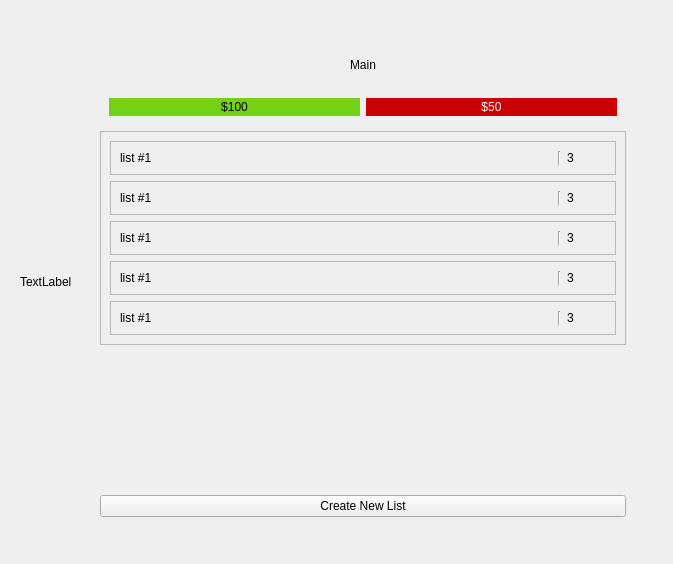
<?xml version="1.0" encoding="UTF-8"?>
<ui version="4.0">
 <class>AuthorizedWindow</class>
 <widget class="QWidget" name="AuthorizedWindow">
  <property name="geometry">
   <rect>
    <x>0</x>
    <y>0</y>
    <width>673</width>
    <height>564</height>
   </rect>
  </property>
  <property name="windowTitle">
   <string>Form</string>
  </property>
  <layout class="QGridLayout" name="gridLayout">
   <item row="0" column="0">
    <widget class="QWidget" name="widget" native="true">
     <layout class="QGridLayout" name="gridLayout_5">
      <item row="1" column="0">
       <layout class="QHBoxLayout" name="horizontalLayout_3" stretch="1,11">
        <property name="spacing">
         <number>0</number>
        </property>
        <item>
         <widget class="QWidget" name="widget_2" native="true">
          <layout class="QVBoxLayout" name="verticalLayout_3" stretch="0">
           <property name="spacing">
            <number>0</number>
           </property>
           <property name="sizeConstraint">
            <enum>QLayout::SetMinimumSize</enum>
           </property>
           <property name="leftMargin">
            <number>0</number>
           </property>
           <property name="topMargin">
            <number>0</number>
           </property>
           <property name="rightMargin">
            <number>0</number>
           </property>
           <property name="bottomMargin">
            <number>0</number>
           </property>
           <item>
            <widget class="QLabel" name="label_3">
             <property name="text">
              <string>TextLabel</string>
             </property>
            </widget>
           </item>
          </layout>
         </widget>
        </item>
        <item>
         <widget class="QStackedWidget" name="mainPageStackedWidget">
          <property name="currentIndex">
           <number>0</number>
          </property>
          <widget class="QWidget" name="mainPage">
           <layout class="QGridLayout" name="gridLayout_8">
            <item row="0" column="0">
             <widget class="QWidget" name="widget_11" native="true">
              <layout class="QVBoxLayout" name="verticalLayout_12" stretch="0">
               <item>
                <widget class="QWidget" name="widget_3" native="true">
                 <layout class="QVBoxLayout" name="verticalLayout_4" stretch="1,1,13,4,1">
                  <item>
                   <widget class="QLabel" name="tabNameMain">
                    <property name="text">
                     <string>Main</string>
                    </property>
                    <property name="alignment">
                     <set>Qt::AlignCenter</set>
                    </property>
                   </widget>
                  </item>
                  <item>
                   <widget class="QWidget" name="balanceWidget" native="true">
                    <property name="sizePolicy">
                     <sizepolicy hsizetype="Preferred" vsizetype="Minimum">
                      <horstretch>0</horstretch>
                      <verstretch>0</verstretch>
                     </sizepolicy>
                    </property>
                    <layout class="QGridLayout" name="gridLayout_4">
                     <item row="0" column="0">
                      <widget class="QLabel" name="currentBalance">
                       <property name="styleSheet">
                        <string notr="true">background-color: rgb(115, 210, 22);</string>
                       </property>
                       <property name="text">
                        <string>$100</string>
                       </property>
                       <property name="alignment">
                        <set>Qt::AlignCenter</set>
                       </property>
                      </widget>
                     </item>
                     <item row="0" column="1">
                      <widget class="QLabel" name="pendingBalance">
                       <property name="styleSheet">
                        <string notr="true">background-color: rgb(204, 0, 0);
color: rgb(255, 255, 255);</string>
                       </property>
                       <property name="text">
                        <string>$50</string>
                       </property>
                       <property name="alignment">
                        <set>Qt::AlignCenter</set>
                       </property>
                      </widget>
                     </item>
                    </layout>
                   </widget>
                  </item>
                  <item>
                   <widget class="QScrollArea" name="scrollArea">
                    <property name="sizePolicy">
                     <sizepolicy hsizetype="Expanding" vsizetype="Maximum">
                      <horstretch>0</horstretch>
                      <verstretch>0</verstretch>
                     </sizepolicy>
                    </property>
                    <property name="widgetResizable">
                     <bool>true</bool>
                    </property>
                    <widget class="QWidget" name="scrollAreaWidgetContents">
                     <property name="geometry">
                      <rect>
                       <x>0</x>
                       <y>0</y>
                       <width>512</width>
                       <height>227</height>
                      </rect>
                     </property>
                     <layout class="QVBoxLayout" name="verticalLayout_5">
                      <item>
                       <widget class="QFrame" name="frame_3">
                        <property name="frameShape">
                         <enum>QFrame::StyledPanel</enum>
                        </property>
                        <property name="frameShadow">
                         <enum>QFrame::Raised</enum>
                        </property>
                        <layout class="QHBoxLayout" name="horizontalLayout" stretch="11,0,1">
                         <item>
                          <widget class="QLabel" name="label_4">
                           <property name="text">
                            <string>list #1</string>
                           </property>
                          </widget>
                         </item>
                         <item>
                          <widget class="Line" name="line_2">
                           <property name="orientation">
                            <enum>Qt::Vertical</enum>
                           </property>
                          </widget>
                         </item>
                         <item>
                          <widget class="QLabel" name="label_5">
                           <property name="text">
                            <string>3</string>
                           </property>
                          </widget>
                         </item>
                        </layout>
                       </widget>
                      </item>
                      <item>
                       <widget class="QFrame" name="frame_4">
                        <property name="frameShape">
                         <enum>QFrame::StyledPanel</enum>
                        </property>
                        <property name="frameShadow">
                         <enum>QFrame::Raised</enum>
                        </property>
                        <layout class="QHBoxLayout" name="horizontalLayout_4" stretch="11,0,1">
                         <item>
                          <widget class="QLabel" name="label_6">
                           <property name="text">
                            <string>list #1</string>
                           </property>
                          </widget>
                         </item>
                         <item>
                          <widget class="Line" name="line_3">
                           <property name="orientation">
                            <enum>Qt::Vertical</enum>
                           </property>
                          </widget>
                         </item>
                         <item>
                          <widget class="QLabel" name="label_7">
                           <property name="text">
                            <string>3</string>
                           </property>
                          </widget>
                         </item>
                        </layout>
                       </widget>
                      </item>
                      <item>
                       <widget class="QFrame" name="frame_5">
                        <property name="frameShape">
                         <enum>QFrame::StyledPanel</enum>
                        </property>
                        <property name="frameShadow">
                         <enum>QFrame::Raised</enum>
                        </property>
                        <layout class="QHBoxLayout" name="horizontalLayout_5" stretch="11,0,1">
                         <item>
                          <widget class="QLabel" name="label_8">
                           <property name="text">
                            <string>list #1</string>
                           </property>
                          </widget>
                         </item>
                         <item>
                          <widget class="Line" name="line_4">
                           <property name="orientation">
                            <enum>Qt::Vertical</enum>
                           </property>
                          </widget>
                         </item>
                         <item>
                          <widget class="QLabel" name="label_9">
                           <property name="text">
                            <string>3</string>
                           </property>
                          </widget>
                         </item>
                        </layout>
                       </widget>
                      </item>
                      <item>
                       <widget class="QFrame" name="frame_6">
                        <property name="frameShape">
                         <enum>QFrame::StyledPanel</enum>
                        </property>
                        <property name="frameShadow">
                         <enum>QFrame::Raised</enum>
                        </property>
                        <layout class="QHBoxLayout" name="horizontalLayout_6" stretch="11,0,1">
                         <item>
                          <widget class="QLabel" name="label_10">
                           <property name="text">
                            <string>list #1</string>
                           </property>
                          </widget>
                         </item>
                         <item>
                          <widget class="Line" name="line_5">
                           <property name="orientation">
                            <enum>Qt::Vertical</enum>
                           </property>
                          </widget>
                         </item>
                         <item>
                          <widget class="QLabel" name="label_11">
                           <property name="text">
                            <string>3</string>
                           </property>
                          </widget>
                         </item>
                        </layout>
                       </widget>
                      </item>
                      <item>
                       <widget class="QFrame" name="frame_7">
                        <property name="frameShape">
                         <enum>QFrame::StyledPanel</enum>
                        </property>
                        <property name="frameShadow">
                         <enum>QFrame::Raised</enum>
                        </property>
                        <layout class="QHBoxLayout" name="horizontalLayout_7" stretch="11,0,1">
                         <item>
                          <widget class="QLabel" name="label_12">
                           <property name="text">
                            <string>list #1</string>
                           </property>
                          </widget>
                         </item>
                         <item>
                          <widget class="Line" name="line_6">
                           <property name="orientation">
                            <enum>Qt::Vertical</enum>
                           </property>
                          </widget>
                         </item>
                         <item>
                          <widget class="QLabel" name="label_13">
                           <property name="text">
                            <string>3</string>
                           </property>
                          </widget>
                         </item>
                        </layout>
                       </widget>
                      </item>
                     </layout>
                    </widget>
                   </widget>
                  </item>
                  <item>
                   <spacer name="verticalSpacer_7">
                    <property name="orientation">
                     <enum>Qt::Vertical</enum>
                    </property>
                    <property name="sizeType">
                     <enum>QSizePolicy::Minimum</enum>
                    </property>
                    <property name="sizeHint" stdset="0">
                     <size>
                      <width>20</width>
                      <height>40</height>
                     </size>
                    </property>
                   </spacer>
                  </item>
                  <item>
                   <widget class="QPushButton" name="createNewListButton">
                    <property name="text">
                     <string>Create New List</string>
                    </property>
                   </widget>
                  </item>
                 </layout>
                </widget>
               </item>
              </layout>
             </widget>
            </item>
           </layout>
          </widget>
          <widget class="QWidget" name="settingsPage">
           <layout class="QGridLayout" name="gridLayout_6">
            <item row="0" column="0">
             <widget class="QWidget" name="widget_5" native="true">
              <widget class="QLabel" name="label">
               <property name="geometry">
                <rect>
                 <x>140</x>
                 <y>50</y>
                 <width>151</width>
                 <height>17</height>
                </rect>
               </property>
               <property name="text">
                <string>Settings</string>
               </property>
              </widget>
              <widget class="QPushButton" name="logoutButton">
               <property name="geometry">
                <rect>
                 <x>100</x>
                 <y>210</y>
                 <width>89</width>
                 <height>25</height>
                </rect>
               </property>
               <property name="text">
                <string>Log out</string>
               </property>
              </widget>
              <widget class="QPushButton" name="pushButton">
               <property name="geometry">
                <rect>
                 <x>100</x>
                 <y>110</y>
                 <width>191</width>
                 <height>25</height>
                </rect>
               </property>
               <property name="text">
                <string>Change username</string>
               </property>
              </widget>
              <widget class="QPushButton" name="pushButton_2">
               <property name="geometry">
                <rect>
                 <x>100</x>
                 <y>140</y>
                 <width>141</width>
                 <height>25</height>
                </rect>
               </property>
               <property name="text">
                <string>Change password</string>
               </property>
              </widget>
             </widget>
            </item>
           </layout>
          </widget>
          <widget class="QWidget" name="manageBalancePage">
           <widget class="QLabel" name="label_2">
            <property name="geometry">
             <rect>
              <x>160</x>
              <y>20</y>
              <width>251</width>
              <height>17</height>
             </rect>
            </property>
            <property name="text">
             <string>Manage Balance</string>
            </property>
           </widget>
           <widget class="QPushButton" name="changeIncomeButton">
            <property name="geometry">
             <rect>
              <x>70</x>
              <y>70</y>
              <width>191</width>
              <height>25</height>
             </rect>
            </property>
            <property name="text">
             <string>Change income</string>
            </property>
           </widget>
           <widget class="QPushButton" name="changeOutcomeButton">
            <property name="geometry">
             <rect>
              <x>70</x>
              <y>100</y>
              <width>191</width>
              <height>25</height>
             </rect>
            </property>
            <property name="text">
             <string>Change outcome</string>
            </property>
           </widget>
          </widget>
         </widget>
        </item>
       </layout>
      </item>
     </layout>
    </widget>
   </item>
  </layout>
 </widget>
 <resources/>
 <connections/>
</ui>
